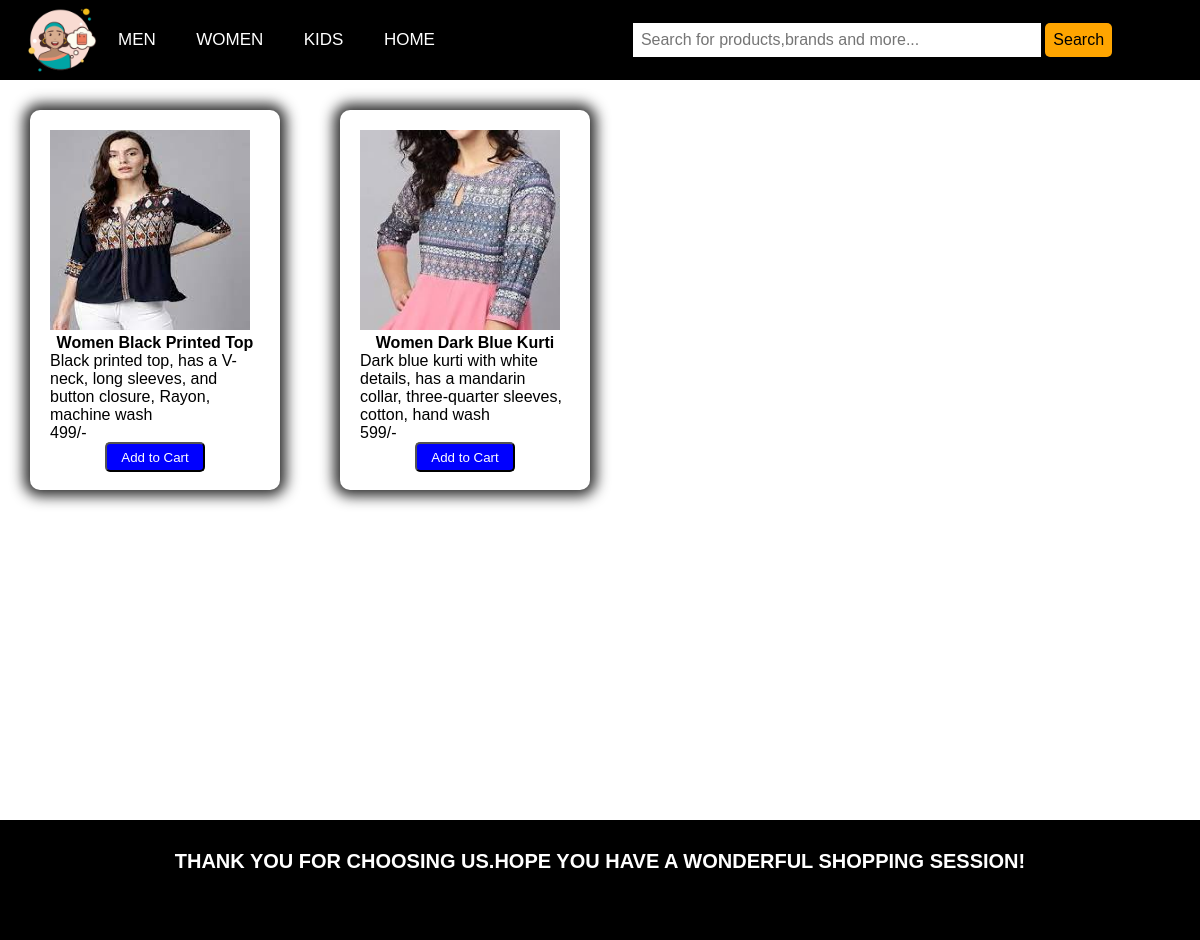
Page /tops.php on the committed database.
### tables this page shows
CREATE TABLE `stock` (
  `item_id` int(200) NOT NULL,
  `category` varchar(200) NOT NULL,
  `item` varchar(200) NOT NULL,
  `product_name` varchar(200) DEFAULT NULL,
  `description` varchar(200) NOT NULL,
  `cost` int(200) NOT NULL,
  `image` varchar(200) NOT NULL
);

### tops.php (the view, shortened to what this page needs)
<?php require_once "header.php";
?>
<!DOCTYPE html>
<html lang="en">
<head>
    <link rel="stylesheet" href="categories.css">
</head>
<body>
    <div class="page-content">
        <?php
        $stmt = $pdo->query("SELECT * FROM stock where item like '%top%' or item like '%kurti%' or product_name like '%top%'
        or product_name like '%kurti%'");
        while ($row = $stmt->fetch(PDO::FETCH_ASSOC)) {
            echo '<div class="shirts">';
            echo '<div class="card">';
            echo '<img src= "' . $row['image'] . '" alt="...">';
            echo '<p class="highlight">' . $row['product_name'] . '</p>';
            echo '<p>' . $row['description'] . '</p>';
            echo '<p>' . $row['cost'] . "/-" . '</p>';
            echo '<form method="POST">';
            echo '<button type=submit name="Add_to_Cart">Add to Cart</button>';
            echo '</form>';
            echo '</div>';
            echo '</div>';
        }
        ?>
    </div>
</body>
<footer>
    <h2>Thank you for choosing us.Hope you have a wonderful shopping session!</h2>
</footer>
</html>

### header.css (style rules this page uses)
* { padding: 0; margin: 0; text-decoration: none; box-sizing: border-box; list-style: none; font-family: sans-serif; }

### categories.css (style rules this page uses)
h2 { padding: 30px; font-size: 20px; margin-top: 20px; font-weight: bold; text-align: center; margin-bottom: 20px; text-transform: uppercase; font-weight: bolder; }
.shirts { display: inline-block; }
.card { width: 250px; height: 380px; margin: 30px; padding: 20px; border-radius: 10px; box-shadow: 0px 0px 14px 6px rgba(0, 0, 0, 0.84); }
.card p { font-family: sans-serif; font-size: medium; }
.highlight { text-align: center; font-weight: bold; }
.card img { width: 200px; height: 200px; }
.card button { display: block; margin-left: auto; margin-right: auto; margin-top: auto; width: 100px; height: 30px; border-radius: 5px; background-color: blue; color: #ffffff; outline: none; cursor: pointer; }
footer { width: 100%; height: 100px; background: #000000; margin-top: 40px; color: #ffffff; }
footer h2 { padding: 30px; font-size: 20px; margin-top: 20px; font-weight: bold; text-align: center; margin-bottom: 20px; text-transform: uppercase; font-weight: bolder; }
html, body { height: 100%; margin: 0; }
.page-content { min-height: 100%; margin-bottom: -100px; }
.page-content::after { content: ""; display: block; }
footer, .page-content::after { height: 120px; }

### rows in the picture
stock: image (picture), product_name "Women Black Printed Top", description "Black printed top, has a V-neck, long sleeves, and button closure, Rayon, machine wash", cost "499"
stock: image (picture), product_name "Women Dark Blue Kurti", description "Dark blue kurti with white details, has a mandarin collar, three-quarter sleeves, cotton, hand wash", cost "599"
